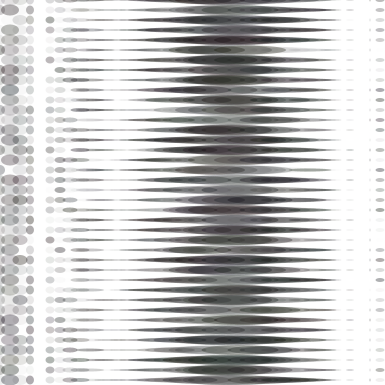
Frame 1 (no input)
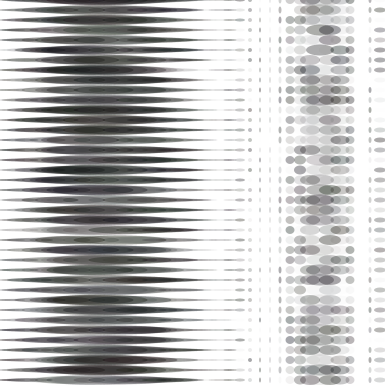
Frame 60 (the mouse pressed at the canvas centre just before this capture)
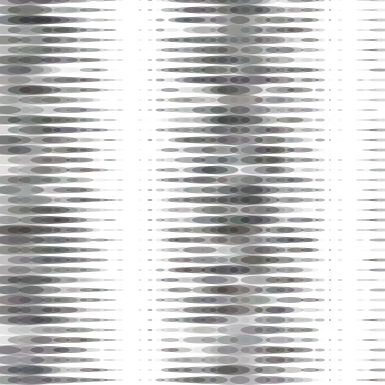
Frame 120 (the mouse held since frame 60 and released just before this capture)

The Processing sketch that drew these frames (run headless with seeded random() and noise(); from frame 60 on, the mouse is pressed at the canvas centre):

// Processing sketch: processing_12262
// ── processing_12262.pde

int endX = 10;
int endY = 10;

void setup(){
size(385,385);
background(255);
smooth();




}
void draw(){
 background(255);
  
  for(int x = 0; x < width; x+=10){
    for(int y = 0; y < height; y+=10){
  
  noStroke();
  fill(random(20),random(20),random(20),random(90));
  ellipse(x,y,endX,endY);
  
    }  

    endX +=random(10);
    endY +=1;
    
    if (endY >10){
      endY = endY *-1;
      if(endX >10){
        endX = endX *-1;
      
}
}
  }
}
